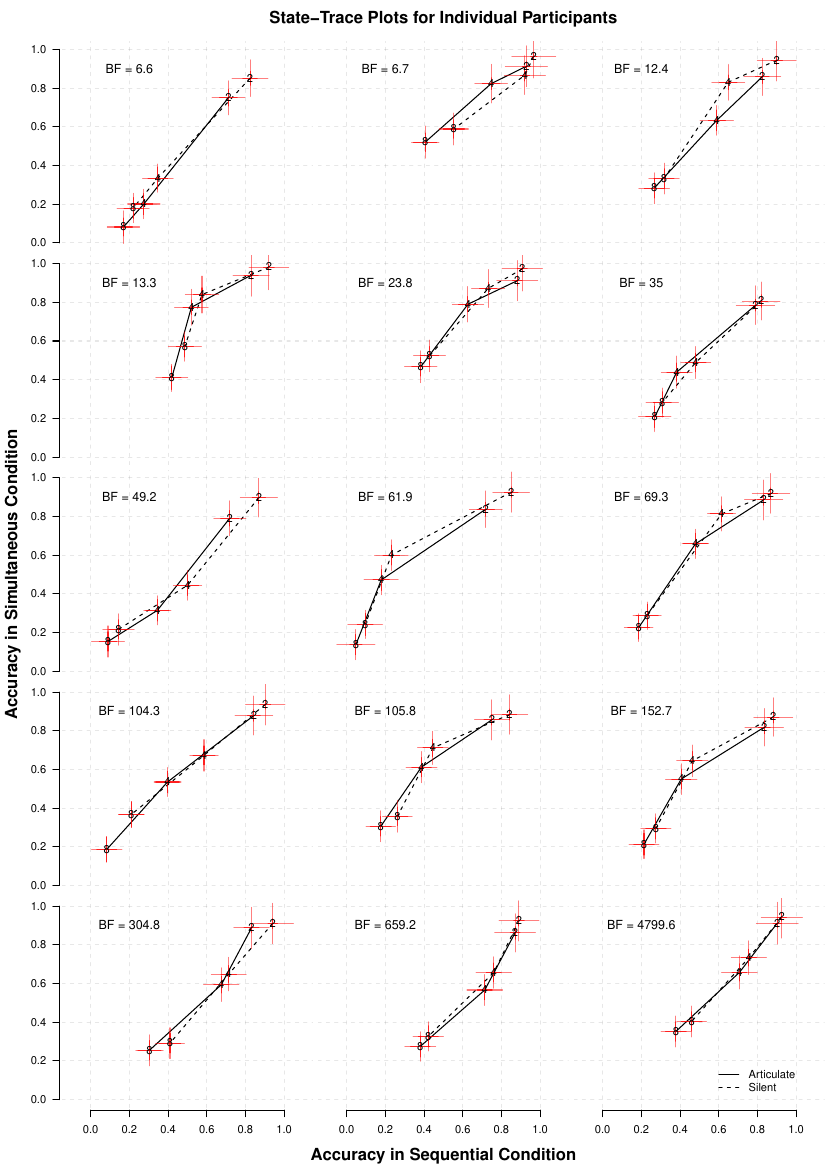

The R source for this figure:
# Grid plot for the STA paper. Code snippets taken from paper/supplement/supplement.Rmd
# Adjustments made according to the following criteria:
# [DONE] a. Make the statetrace plots all fit together in the 5 by 3 grid, with only small gaps. plot the axes only on the outside.
# [DONE] b. Add large axis labels (probably using mtext) on the outer axes, one on each side (ie, they span all plots)
# [DONE] c. Only add the legend to the lower right-hand (ie last) plot.
# d. Add the Bayes factor to each plot
# [DONE] e. They are currently in order of Bayes factor (notice that my code loads up the Bayes factors first and orders on that). Make sure the ordering remains the same.
# [DONE] f. Don't add participant numbers; we don't need them.
# [DONE] g. You can add the grid lines if you like.
# [DONE] h. Export the figure to PDF.

loadSamples = TRUE
plotRestricted <- TRUE

BF = 1:length(unique(combinedDat$sub))
names(BF) = unique(combinedDat$sub)
bf.ord = order(read.table(file="BFs.txt"))
bf <- read.table(file="BFs.txt")

subs = unique(combinedDat$sub)[bf.ord]

sub.samples = list()
if(loadSamples) load("samples.Rda")

# Set up the PDF:
pdf('grid_plot_v2.pdf', width = 8.3, height = 11.7) # A4 sized
# Plotting parameters:
par(mfrow=c(5,3), mar=rep(.2, 4), las=1, oma=c(4.5, 4.5, 3, .2))
# default mar=c(5.1, 4.1, 4.1, 2.1) for bottom, left, top, and right

# for plotting margins:
left <- rep(c(TRUE, FALSE, FALSE), 5)
below <- rep(c(FALSE, FALSE, FALSE, FALSE, TRUE), each=3)
counter <- 1

# Do each subject analysis separately
for(sub in subs){
  datSub = combinedDat[combinedDat$sub==sub,]
  
  if(loadSamples){
    samples.sim = sub.samples[[sub]][["sim"]]
    samples.seq = sub.samples[[sub]][["seq"]]
  }else if(plotRestricted){
    sufficient = FALSE
    samples.sim = NULL
    while(!sufficient){
      samples.sim = rbind(
        samples.sim,
        restrict.samples.mean(simMu,simStdErr,simLab,M=10000,articRestrict=TRUE))
      if(nrow(samples.sim)>5000) sufficient = TRUE
    }
    
    sufficient = FALSE
    samples.seq = NULL
    while(!sufficient){
      samples.seq = rbind(
        samples.seq,
        restrict.samples.mean(seqMu,seqStdErr,simLab,M=10000,articRestrict=TRUE))
      if(nrow(samples.seq)>5000) sufficient = TRUE
    }
  }
  
  if(plotRestricted){
    my.d = c(colMeans(samples.sim),colMeans(samples.seq))
    my.serr = c(apply(samples.sim,2,sd),apply(samples.seq,2,sd))
  }else{
    my.d = datSub$d
    my.serr = datSub$stdErr
  }
  
  
  # Plot
  plot(NA,main="",xlab="",ylab="",ylim=c(0,1),xlim=c(0,1),asp=TRUE, type='n', axes=FALSE)
  
  # Grid lines:
  abline(h=seq(0, 1, .2), lty=2, col='#00000018')
  abline(v=seq(0, 1, .2), lty=2, col='#00000018')
  
  # axes:
  # For some reason, bty='n' doesn't work...
  if(below[counter]) {
    axis(1, seq(0, 1, .2), outer = TRUE)
  }
  
  if(left[counter]) {
    axis(2, seq(0, 1, .2), outer = TRUE)
  }
  
  lines(my.d[1:3 + 6],my.d[1:3],lty=1)
  lines(my.d[1:3 + 3 + 6],my.d[1:3 + 3],lty=2)
  # Error bars:
  arrows(my.d[1:6 + 6]-my.serr[1:6 + 6],my.d[1:6],my.d[1:6 + 6] + my.serr[1:6 + 6], my.d[1:6],code=3,angle=0,col=rgb(1,0,0,.5))
  arrows(my.d[1:6 + 6],my.d[1:6]-my.serr[1:6],my.d[1:6 + 6], my.d[1:6]+my.serr[1:6],code=3,angle=0,col=rgb(1,0,0,.5))
  # plot the numbers on top:
  points(my.d[1:6 + 6],my.d[1:6],pch=as.character(datSub$ss[1:6], cex=1.2))
  
  # inlcude BF:
  text(.2, .9, paste("BF =", round(bf[sub, ], 1)), cex=1.1)
  
  counter <- counter + 1
}

legend(.55, .2 ,legend=c("Articulate","Silent"),lty=1:2, bty='n')

# Overall title:
mtext("State-Trace Plots for Individual Participants", outer=TRUE, line=1, font=2)

# Overarching axis labels:
par(las=0)
mtext("Accuracy in Simultaneous Condition", outer=TRUE, line=3, font=2, side=2) # left margin
mtext("Accuracy in Sequential Condition", outer=TRUE, line=3, font=2, side=1) # bottom margin

# write to PDF and close the device:
dev.off()